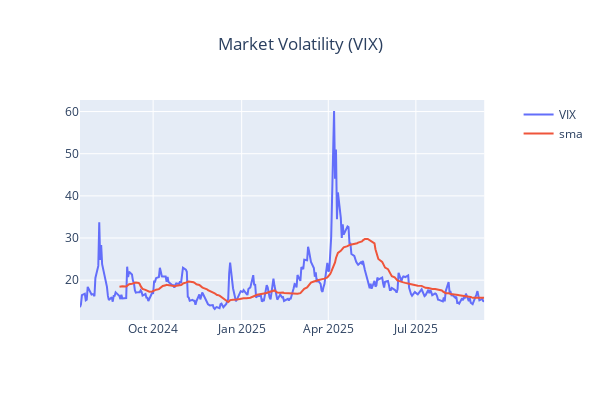

Source (notebook cell):
### Markdown cell above
### Implied Volaility

### Code cell
from yfinance_utils import file_utils
from finta import TA
from plotly.subplots import make_subplots
import plotly.graph_objects as go

_t = '^VIX'

COLUMNS = ['Adj Close', 'Open','High','Low','Close','Volume']
_d = file_utils.get_history(_t)
_d['sma'] = TA.SMA(_d, period=30)

_f=make_subplots(specs=[[{"secondary_y": True}]])
_f.update_layout(title=f"Market Volatility (VIX)", title_x=0.5, width=600, height=400)
_d.reset_index(inplace=True)
_f.add_trace(
    go.Scatter(y=_d['Close'], x=_d['Date'], name="VIX"),
    secondary_y=False
)
_f.add_trace(
    go.Scatter(y=_d['sma'], x=_d['Date'], name=f'sma'),
    secondary_y=False
)
_f.show()

### Figure 1 — Plotly figure (JSON) as saved in the notebook; plotly's stock layout.template omitted (floating-point values rounded to 4 significant figures; data arrays with more than 128 entries replaced by an {"elided": "..."} marker saying what was removed)
{"data": [{"name": "VIX", "type": "scatter", "x": {"elided": "289 str values"}, "xaxis": "x", "y": {"elided": "289 float values"}, "yaxis": "y"}, {"name": "sma", "type": "scatter", "x": {"elided": "289 str values"}, "xaxis": "x", "y": {"elided": "289 float values"}, "yaxis": "y"}], "layout": {"height": 400, "title": {"text": "Market Volatility (VIX)", "x": 0.5}, "width": 600, "xaxis": {"anchor": "y", "domain": [0, 0.94]}, "yaxis": {"anchor": "x", "domain": [0, 1]}, "yaxis2": {"anchor": "x", "overlaying": "y", "side": "right"}}}
